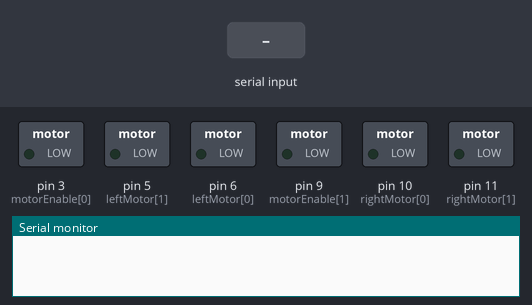
Bench run of a sketch on a simulated Arduino Uno, built with avr-gcc and run on an emulated ATmega328P. Parts: switched loads named in the sketch (green lamp = pin HIGH), the last lines printed to the serial monitor. The test bench sets the inputs (shaded band).

Above: at 1.2 s.
1.3 s: "Z" received over the second serial link
At 2.2 s:
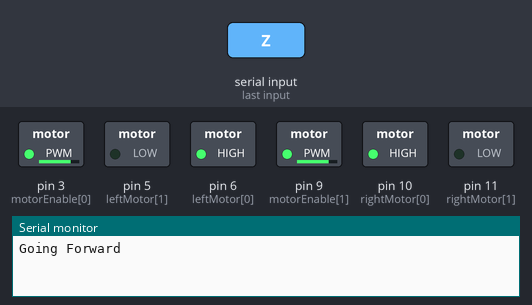
2.8 s: "X" received over the second serial link
At 3.3 s:
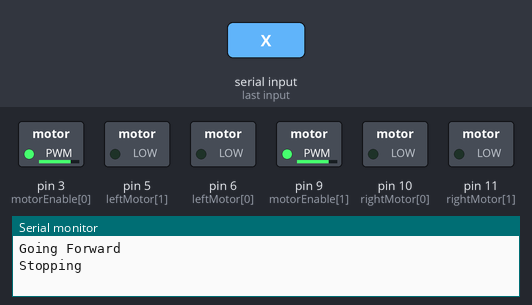
Timing chart, 0 to 5.8 s (numbered marks = the images above; inputs shaded):
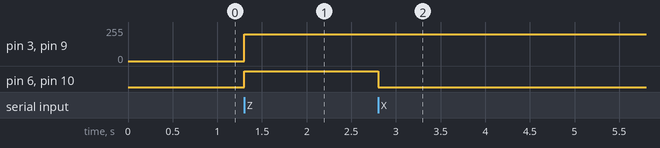

Measured:
- after the input at 1.3 s, pin 3 (motorEnable[0]), pin 9 (motorEnable[1]): 0/255 → 200/255 at once; pin 6 (leftMotor[0]), pin 10 (rightMotor[0]): LOW → HIGH at once
- after the input at 2.8 s, pin 6 (leftMotor[0]), pin 10 (rightMotor[0]): HIGH → LOW at once

The sketch:

ARDUINO.ino
```cpp
//Included Library
#include <SoftwareSerial.h>

//Defining of initial variables for the motors
int leftMotor[] = {6, 5};
int rightMotor[] = {10, 11};
int motorEnable[] = {3, 9};
int motorPower[] = {212.5, 255};
//Defines the software serial which is used so we can monitor what messages are being sent
SoftwareSerial mySerial(13, 12); // RX, TX

//Triggered once at start
void setup() {
  // Open serial communications and wait for port to open:
  Serial.begin(57600);
  while (!Serial) {
    ; // wait for serial port to connect. Needed for native USB port only
  }
  //Tell the pins what they are used for
  pinMode(leftMotor[0], OUTPUT);
  pinMode(leftMotor[1], OUTPUT);
  pinMode(rightMotor[0], OUTPUT);
  pinMode(rightMotor[1], OUTPUT);
  // set the data rate for the SoftwareSerial port
  mySerial.begin(4800);
  mySerial.println("");
}
//Drives forward or stops based on what is read from the software serial, also send message to Serial so we can see whether the if statement is triggered
void loop() { // run over and over
  if(char(mySerial.read()) == 'Z'){
    drive();
    Serial.println("Going Forward");
  } else if (char(mySerial.read()) == 'X') {
    halt();
    Serial.println("Stopping");
  }
}

//Drive forward and Stop Methods
void drive()
{
  analogWrite(motorEnable[0], 200);
  digitalWrite(leftMotor[0], HIGH);
  digitalWrite(leftMotor[1], LOW);

  analogWrite(motorEnable[1], 200);
  digitalWrite(rightMotor[0], HIGH);
  digitalWrite(rightMotor[1], LOW);
}
void halt()
{
  digitalWrite(leftMotor[0], LOW);
  digitalWrite(leftMotor[1], LOW);
  digitalWrite(rightMotor[0], LOW);
  digitalWrite(rightMotor[1], LOW);

}
```
